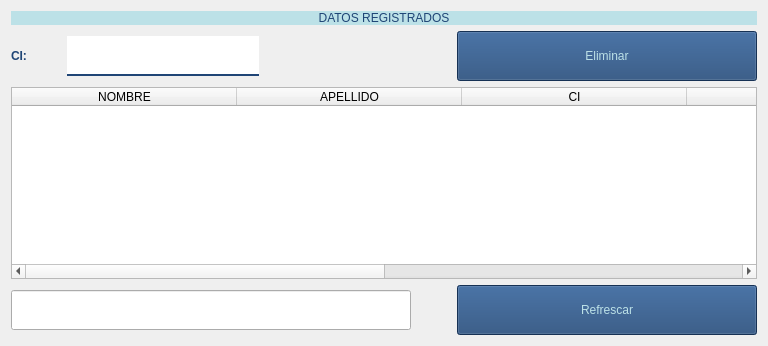
                         <widget class="QWidget" name="pagBaseDatos">
                          <layout class="QVBoxLayout" name="verticalLayout_6">
                           <item>
                            <widget class="QLabel" name="label_3">
                             <property name="styleSheet">
                              <string notr="true">font: 75 25pt &quot;Times New Roman&quot;;
color: rgb(31, 69,118);
background-color: rgb(188,225,231);


</string>
                             </property>
                             <property name="text">
                              <string>DATOS REGISTRADOS</string>
                             </property>
                             <property name="alignment">
                              <set>Qt::AlignCenter</set>
                             </property>
                            </widget>
                           </item>
                           <item>
                            <layout class="QHBoxLayout" name="horizontalLayout_21">
                             <item>
                              <widget class="QLabel" name="label_8">
                               <property name="minimumSize">
                                <size>
                                 <width>50</width>
                                 <height>40</height>
                                </size>
                               </property>
                               <property name="maximumSize">
                                <size>
                                 <width>50</width>
                                 <height>40</height>
                                </size>
                               </property>
                               <property name="styleSheet">
                                <string notr="true">
color: rgb(31, 69,118);
font: 15pt &quot;Times New Roman&quot;;</string>
                               </property>
                               <property name="text">
                                <string>&lt;html&gt;&lt;head/&gt;&lt;body&gt;&lt;p&gt;&lt;span style=&quot; font-weight:600;&quot;&gt;CI:&lt;/span&gt;&lt;/p&gt;&lt;/body&gt;&lt;/html&gt;</string>
                               </property>
                              </widget>
                             </item>
                             <item>
                              <widget class="QLineEdit" name="lineEdit_3">
                               <property name="minimumSize">
                                <size>
                                 <width>0</width>
                                 <height>40</height>
                                </size>
                               </property>
                               <property name="maximumSize">
                                <size>
                                 <width>16777215</width>
                                 <height>40</height>
                                </size>
                               </property>
                               <property name="styleSheet">
                                <string notr="true">QLineEdit{
border:0px;
color: rgb(31, 69,118);
border-bottom:2px solid rgb(31, 69,118);
fond:75 12pt &quot;Times New Roman&quot;;
}</string>
                               </property>
                               <property name="text">
                                <string/>
                               </property>
                              </widget>
                             </item>
                             <item>
                              <spacer name="horizontalSpacer_19">
                               <property name="orientation">
                                <enum>Qt::Horizontal</enum>
                               </property>
                               <property name="sizeHint" stdset="0">
                                <size>
                                 <width>40</width>
                                 <height>20</height>
                                </size>
                               </property>
                              </spacer>
                             </item>
                             <item>
                              <widget class="QPushButton" name="pushButton_3">
                               <property name="minimumSize">
                                <size>
                                 <width>300</width>
                                 <height>50</height>
                                </size>
                               </property>
                               <property name="maximumSize">
                                <size>
                                 <width>300</width>
                                 <height>50</height>
                                </size>
                               </property>
                               <property name="whatsThis">
                                <string>&lt;html&gt;&lt;head/&gt;&lt;body&gt;&lt;p&gt;mj&lt;/p&gt;&lt;/body&gt;&lt;/html&gt;</string>
                               </property>
                               <property name="styleSheet">
                                <string notr="true">background-color: rgb(31, 69,118);
color: rgb(188,225,231);

font: 15pt&quot;Kristen ITC&quot;;</string>
                               </property>
                               <property name="text">
                                <string>Eliminar</string>
                               </property>
                              </widget>
                             </item>
                            </layout>
                           </item>
                           <item>
                            <widget class="QTableWidget" name="tablaBase">
                             <property name="styleSheet">
                              <string notr="true"/>
                             </property>
                             <attribute name="horizontalHeaderDefaultSectionSize">
                              <number>225</number>
                             </attribute>
                             <attribute name="horizontalHeaderMinimumSectionSize">
                              <number>225</number>
                             </attribute>
                             <column>
                              <property name="text">
                               <string>NOMBRE</string>
                              </property>
                              <property name="background">
                               <color>
                                <red>255</red>
                                <green>255</green>
                                <blue>255</blue>
                               </color>
                              </property>
                             </column>
                             <column>
                              <property name="text">
                               <string>APELLIDO</string>
                              </property>
                             </column>
                             <column>
                              <property name="text">
                               <string>CI</string>
                              </property>
                             </column>
                             <column>
                              <property name="text">
                               <string>EDAD</string>
                              </property>
                             </column>
                             <column>
                              <property name="text">
                               <string>TELEFONO</string>
                              </property>
                             </column>
                             <column>
                              <property name="text">
                               <string>CONTRASEÑA</string>
                              </property>
                             </column>
                            </widget>
                           </item>
                           <item>
                            <layout class="QHBoxLayout" name="horizontalLayout">
                             <item>
                              <widget class="QLineEdit" name="lineEdit">
                               <property name="minimumSize">
                                <size>
                                 <width>400</width>
                                 <height>40</height>
                                </size>
                               </property>
                               <property name="maximumSize">
                                <size>
                                 <width>400</width>
                                 <height>40</height>
                                </size>
                               </property>
                               <property name="styleSheet">
                                <string notr="true">font: 14pt &quot;MS Reference Sans Serif&quot;;
color: rgb(75,134,178);</string>
                               </property>
                               <property name="text">
                                <string/>
                               </property>
                              </widget>
                             </item>
                             <item>
                              <spacer name="horizontalSpacer">
                               <property name="orientation">
                                <enum>Qt::Horizontal</enum>
                               </property>
                               <property name="sizeHint" stdset="0">
                                <size>
                                 <width>40</width>
                                 <height>20</height>
                                </size>
                               </property>
                              </spacer>
                             </item>
                             <item>
                              <widget class="QPushButton" name="bt_refrescarRegistro">
                               <property name="minimumSize">
                                <size>
                                 <width>300</width>
                                 <height>50</height>
                                </size>
                               </property>
                               <property name="maximumSize">
                                <size>
                                 <width>300</width>
                                 <height>50</height>
                                </size>
                               </property>
                               <property name="styleSheet">
                                <string notr="true">background-color: rgb(31, 69,118);
color: rgb(188,225,231);

font: 15pt&quot;Kristen ITC&quot;;</string>
                               </property>
                               <property name="text">
                                <string>Refrescar</string>
                               </property>
                              </widget>
                             </item>
                            </layout>
                           </item>
                          </layout>
                         </widget>
